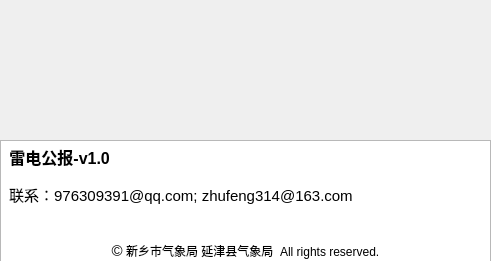
<?xml version="1.0" encoding="UTF-8"?>
<ui version="4.0">
 <class>Dialog</class>
 <widget class="QDialog" name="Dialog">
  <property name="geometry">
   <rect>
    <x>0</x>
    <y>0</y>
    <width>491</width>
    <height>261</height>
   </rect>
  </property>
  <property name="sizePolicy">
   <sizepolicy hsizetype="Fixed" vsizetype="Fixed">
    <horstretch>0</horstretch>
    <verstretch>0</verstretch>
   </sizepolicy>
  </property>
  <property name="minimumSize">
   <size>
    <width>491</width>
    <height>261</height>
   </size>
  </property>
  <property name="maximumSize">
   <size>
    <width>491</width>
    <height>261</height>
   </size>
  </property>
  <property name="windowTitle">
   <string>关于</string>
  </property>
  <property name="windowIcon">
   <iconset>
    <normaloff>resource/weather-thunder.png</normaloff>resource/weather-thunder.png</iconset>
  </property>
  <widget class="QLabel" name="label">
   <property name="geometry">
    <rect>
     <x>0</x>
     <y>0</y>
     <width>491</width>
     <height>141</height>
    </rect>
   </property>
   <property name="sizePolicy">
    <sizepolicy hsizetype="Fixed" vsizetype="Fixed">
     <horstretch>0</horstretch>
     <verstretch>0</verstretch>
    </sizepolicy>
   </property>
   <property name="text">
    <string/>
   </property>
   <property name="pixmap">
    <pixmap>resource/about.jpg</pixmap>
   </property>
   <property name="scaledContents">
    <bool>true</bool>
   </property>
  </widget>
  <widget class="QTextBrowser" name="textBrowser">
   <property name="geometry">
    <rect>
     <x>0</x>
     <y>140</y>
     <width>491</width>
     <height>141</height>
    </rect>
   </property>
   <property name="sizePolicy">
    <sizepolicy hsizetype="Fixed" vsizetype="Fixed">
     <horstretch>0</horstretch>
     <verstretch>0</verstretch>
    </sizepolicy>
   </property>
   <property name="html">
    <string>&lt;!DOCTYPE HTML PUBLIC &quot;-//W3C//DTD HTML 4.0//EN&quot; &quot;http://www.w3.org/TR/REC-html40/strict.dtd&quot;&gt;
&lt;html&gt;&lt;head&gt;&lt;meta name=&quot;qrichtext&quot; content=&quot;1&quot; /&gt;&lt;style type=&quot;text/css&quot;&gt;
p, li { white-space: pre-wrap; }
&lt;/style&gt;&lt;/head&gt;&lt;body style=&quot; font-family:'SimSun'; font-size:9pt; font-weight:400; font-style:normal;&quot;&gt;
&lt;p style=&quot; margin-top:0px; margin-bottom:0px; margin-left:0px; margin-right:0px; -qt-block-indent:0; text-indent:0px;&quot;&gt;&lt;span style=&quot; font-size:12pt; font-weight:600;&quot;&gt; 雷电公报-v1.0&lt;/span&gt;&lt;/p&gt;
&lt;p style=&quot;-qt-paragraph-type:empty; margin-top:0px; margin-bottom:0px; margin-left:0px; margin-right:0px; -qt-block-indent:0; text-indent:0px; font-weight:600;&quot;&gt;&lt;br /&gt;&lt;/p&gt;
&lt;p style=&quot; margin-top:0px; margin-bottom:0px; margin-left:0px; margin-right:0px; -qt-block-indent:0; text-indent:0px;&quot;&gt;&lt;span style=&quot; font-size:11pt;&quot;&gt; 联系：976309391@qq.com; zhufeng314@163.com &lt;/span&gt;&lt;/p&gt;
&lt;p style=&quot;-qt-paragraph-type:empty; margin-top:0px; margin-bottom:0px; margin-left:0px; margin-right:0px; -qt-block-indent:0; text-indent:0px; font-size:11pt;&quot;&gt;&lt;br /&gt;&lt;/p&gt;
&lt;p style=&quot;-qt-paragraph-type:empty; margin-top:0px; margin-bottom:0px; margin-left:0px; margin-right:0px; -qt-block-indent:0; text-indent:0px; font-size:11pt;&quot;&gt;&lt;br /&gt;&lt;/p&gt;
&lt;p align=&quot;center&quot; style=&quot; margin-top:0px; margin-bottom:0px; margin-left:0px; margin-right:0px; -qt-block-indent:0; text-indent:0px;&quot;&gt;&lt;span style=&quot; font-size:11pt;&quot;&gt;©&lt;/span&gt; 新乡市气象局 延津县气象局  All rights reserved.&lt;/p&gt;&lt;/body&gt;&lt;/html&gt;</string>
   </property>
  </widget>
 </widget>
 <resources/>
 <connections/>
</ui>
